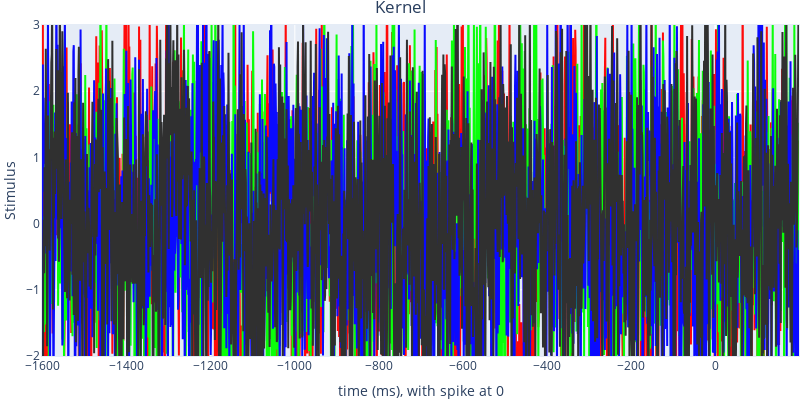

Notebook source saved alongside this figure:
### Code cell
num_trials = 3
ks = []
for t in range(num_trials):
    downsample = 2
    spikes = np.array([50])*downsample
    loss_slice=slice(0*downsample, 50*downsample)
    
    k, targets, last_inputs = calc_kernel(trainable, 
                                          num_steps=5000,
                                          spikes=spikes,
                                          loss_slice=loss_slice,
                                          mag_weight=0,#0.002,
                                          freq_weight=0,#0.02,
                                          cutoff_freq=100)
    
    k_1ms = scipy.signal.decimate(k, 2, axis=0)
    ks.append(k_1ms)
    fig = kernel_plot2(k_1ms, snippet_pad=400//2, bin_duration_ms=1.008)
    fig.show()
    fig.write_image('../out/MEI_no_reg.svg')
    model_out = trainable.model(last_inputs).detach().cpu().numpy()
    fig = display_dist(model_out[0], targets[0].cpu().numpy(), loss_slice=loss_slice, downsample=2)
    fig.show()

### Figure 1 — Plotly figure (JSON) as saved in the notebook; plotly's stock layout.template omitted (floating-point values rounded to 4 significant figures; data arrays with more than 128 entries replaced by an {"elided": "..."} marker saying what was removed)
{"data": [{"line": {"color": "#ff0a0a"}, "mode": "lines", "type": "scatter", "x": {"elided": "1787 float values"}, "y": {"elided": "1787 float values"}}, {"line": {"color": "#0aff0a"}, "mode": "lines", "type": "scatter", "x": {"elided": "1787 float values"}, "y": {"elided": "1787 float values"}}, {"line": {"color": "#0a0aff"}, "mode": "lines", "type": "scatter", "x": {"elided": "1787 float values"}, "y": {"elided": "1787 float values"}}, {"line": {"color": "#303030"}, "mode": "lines", "type": "scatter", "x": {"elided": "1787 float values"}, "y": {"elided": "1787 float values"}}], "layout": {"autosize": false, "height": 400, "margin": {"b": 1, "l": 1, "pad": 1, "r": 1, "t": 25}, "showlegend": false, "title": {"pad": {"b": 10, "l": 1, "r": 1, "t": 1}, "text": "Kernel", "x": 0.5}, "width": 800, "xaxis": {"autorange": true, "range": [-1601.0, 199.0], "title": {"text": "time (ms), with spike at 0"}, "type": "linear"}, "yaxis": {"fixedrange": true, "range": [-2, 3], "title": {"text": "Stimulus"}, "type": "linear"}}}
